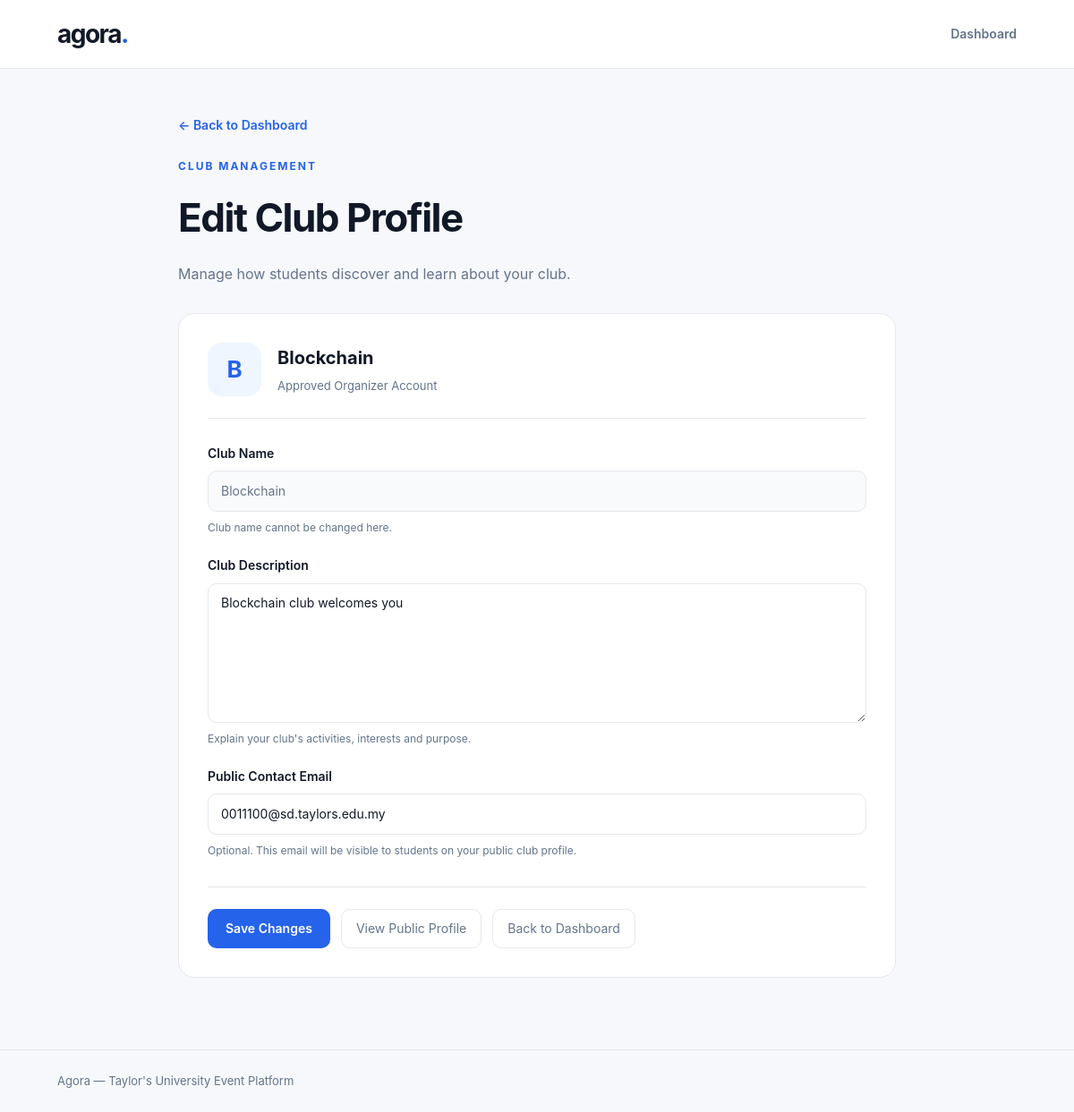
/edit_club.php (signed in), run on the app's committed database.
### tables this page shows
CREATE TABLE `users` (
  `user_id` int NOT NULL,
  `full_name` varchar(100) NOT NULL,
  `email` varchar(100) NOT NULL,
  `password` varchar(255) NOT NULL,
  `role` varchar(20) NOT NULL,
  `student_id` varchar(30) DEFAULT NULL,
  `club_name` varchar(100) DEFAULT NULL,
  `account_status` varchar(20) NOT NULL DEFAULT 'pending',
  `club_description` text,
  `club_contact_email` varchar(100) DEFAULT NULL,
  `preferred_language` varchar(5) NOT NULL DEFAULT 'en'
);

### edit_club.php (the view, shortened to what this page needs)
<?php
require_once "organizer_only.php";
$organizer_id = (int)$_SESSION["user_id"];
$sql = "SELECT club_name,
               club_description,
               club_contact_email
        FROM users
        WHERE user_id = ?
        AND role = 'organizer'
        AND account_status = 'approved'";
$stmt = $pdo->prepare($sql);
$stmt->execute([$organizer_id]);
$club = $stmt->fetch(PDO::FETCH_ASSOC);
$description = $club["club_description"] ?? "";
$contact_email = $club["club_contact_email"] ?? "";
?>
<!DOCTYPE html>
<html lang="en">
<head>
    <link rel="stylesheet" href="style.css">
</head>
<body>
<header class="site-header">
    <div class="container header-content">
        <a href="dashboard.php" class="brand">
            agora<span>.</span>
        </a>
        <a href="dashboard.php" class="logout">
            Dashboard
        </a>
    </div>
</header>
<main class="container event-form-page">
    <a href="dashboard.php" class="event-form-back">
        &larr; Back to Dashboard
    </a>
    <div class="eyebrow">
        Club Management
    </div>
    <h1>Edit Club Profile</h1>
    <p class="event-form-intro">
        Manage how students discover and
        learn about your club.
    </p>
    <section class="event-form-panel">
        <div class="club-editor-identity">
            <div class="club-editor-avatar">
                <?php echo htmlspecialchars(
                    strtoupper(
                        substr($club["club_name"], 0, 1)
                    )
                ); ?>
            </div>
            <div>
                <h2>
                    <?php echo htmlspecialchars(
                        $club["club_name"]
                    ); ?>
                </h2>
                <p>
                    Approved Organizer Account
                </p>
            </div>
        </div>
        <form action="edit_club.php" method="POST">
            <div class="event-form-fields">
                <div class="form-group">
                    <label for="club_name">
                        Club Name
                    </label>
                    <input
                        class="form-control club-editor-readonly"
                        type="text"
                        id="club_name"
                        value="<?php echo htmlspecialchars(
                            $club["club_name"],
                            ENT_QUOTES
                        ); ?>"
                        readonly>
                    <p class="event-form-help">
                        Club name cannot be changed here.
                    </p>
                </div>
                <div class="form-group">
                    <label for="club_description">
                        Club Description
                    </label>
                    <textarea
                        class="form-control event-form-textarea"
                        id="club_description"
                        name="club_description"
                        rows="6"
                        maxlength="5000"
                        placeholder="Tell students about your club..."><?php
                            echo htmlspecialchars(
                                $description,
                                ENT_QUOTES
                            );
                        ?></textarea>
                    <p class="event-form-help">
                        Explain your club's activities,
                        interests and purpose.
                    </p>
                </div>
                <div class="form-group">
                    <label for="club_contact_email">
                        Public Contact Email
                    </label>
                    <input
                        class="form-control"
                        type="email"
                        id="club_contact_email"
                        name="club_contact_email"
                        maxlength="100"
                        value="<?php echo htmlspecialchars(
                            $contact_email,
                            ENT_QUOTES
                        ); ?>"
                        placeholder="club@example.com">
                    <p class="event-form-help">
                        Optional. This email will be
                        visible to students on your
                        public club profile.
                    </p>
                </div>
            </div>
            <div class="event-form-actions">
                <button type="submit" class="btn-primary">
                    Save Changes
                </button>
                <a href="club_profile.php?id=<?php
                    echo $organizer_id;
                ?>"
                   class="btn-secondary">
                    View Public Profile
                </a>
                <a href="dashboard.php" class="btn-secondary">
                    Back to Dashboard
                </a>
            </div>
        </form>
    </section>
</main>
<footer class="footer">
    <div class="container">
        Agora — Taylor's University Event Platform
    </div>
</footer>
</body>
</html>

### style.css (style rules this page uses)
:root { --primary: #2563eb; --background: #f7f8fb; --surface: #ffffff; --text: #111827; --secondary: #64748b; --border: #e5e7eb; }
* { box-sizing: border-box; }
body { margin: 0; background: var(--background); color: var(--text); font-family: -apple-system, BlinkMacSystemFont, "Segoe UI", Arial, sans-serif; line-height: 1.6; }
a { color: inherit; text-decoration: none; }
.container { width: 100%; max-width: 1120px; margin: 0 auto; padding: 0 24px; }
.site-header { background: var(--surface); border-bottom: 1px solid var(--border); }
.header-content { min-height: 76px; display: flex; align-items: center; justify-content: space-between; gap: 20px; }
.brand { font-size: 28px; font-weight: 750; letter-spacing: -1.5px; }
.brand span { color: var(--primary); }
.logout { color: var(--secondary); font-size: 14px; font-weight: 600; }
.eyebrow { font-size: 12px; font-weight: 700; letter-spacing: 2px; color: var(--primary); text-transform: uppercase; }
.footer { border-top: 1px solid var(--border); padding: 24px 0; color: var(--secondary); font-size: 13px; }
.form-group { display: flex; flex-direction: column; gap: 8px; }
.form-group label { font-size: 14px; font-weight: 600; }
.form-control { width: 100%; min-height: 46px; padding: 10px 14px; border: 1px solid var(--border); border-radius: 10px; background: white; font: inherit; font-size: 14px; color: var(--text); }
.btn-primary { display: inline-flex; justify-content: center; align-items: center; min-height: 44px; padding: 10px 20px; background: var(--primary); color: white; border: 0; border-radius: 10px; font: inherit; font-size: 14px; font-weight: 600; cursor: pointer; }
.btn-secondary { display: inline-flex; align-items: center; padding: 10px 16px; min-height: 44px; border: 1px solid var(--border); border-radius: 10px; background: white; color: var(--secondary); font-size: 14px; }
.event-form-page { max-width: 850px; padding-top: 50px; padding-bottom: 80px; }
.event-form-page h1 { font-size: clamp(32px, 5vw, 44px); letter-spacing: -1.5px; margin: 12px 0; }
.event-form-intro { color: var(--secondary); margin-bottom: 30px; }
.event-form-panel { background: white; border: 1px solid var(--border); border-radius: 18px; padding: 32px; }
.event-form-panel h2 { font-size: 22px; margin: 0 0 26px; }
.event-form-fields { display: flex; flex-direction: column; gap: 22px; }
.event-form-textarea { min-height: 150px; resize: vertical; }
.event-form-help { color: var(--secondary); font-size: 12px; margin: 0; }
.event-form-actions { display: flex; flex-wrap: wrap; gap: 12px; margin-top: 30px; padding-top: 24px; border-top: 1px solid var(--border); }
.event-form-back { display: inline-block; color: var(--primary); font-size: 14px; font-weight: 600; margin-bottom: 25px; }
.club-editor-identity { display: flex; align-items: center; gap: 18px; margin-bottom: 28px; padding-bottom: 24px; border-bottom: 1px solid var(--border); }
.club-editor-avatar { width: 60px; height: 60px; flex-shrink: 0; display: flex; justify-content: center; align-items: center; border-radius: 16px; background: #eff6ff; color: var(--primary); font-size: 26px; font-weight: 700; }
.club-editor-identity h2 { font-size: 20px; margin: 0 0 5px; }
.club-editor-identity p { color: var(--secondary); font-size: 13px; margin: 0; }
.club-editor-readonly { background: #f8fafc; color: var(--secondary); cursor: not-allowed; }

### data on the page
users: club_name "B", club_name "Blockchain", club_description "Blockchain club welcomes you", club_contact_email "0011100@sd.taylors.edu.my"
